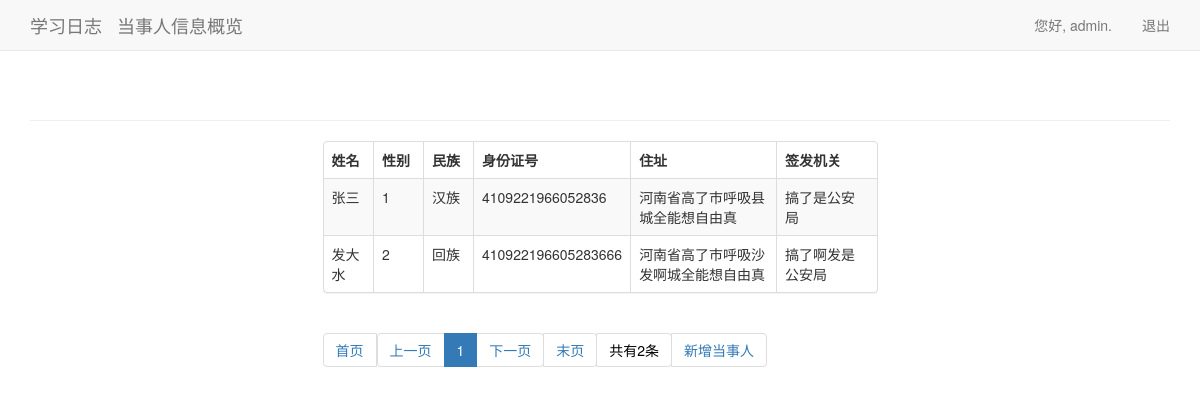
The app's page /make_document/dis_people (signed in), older data.
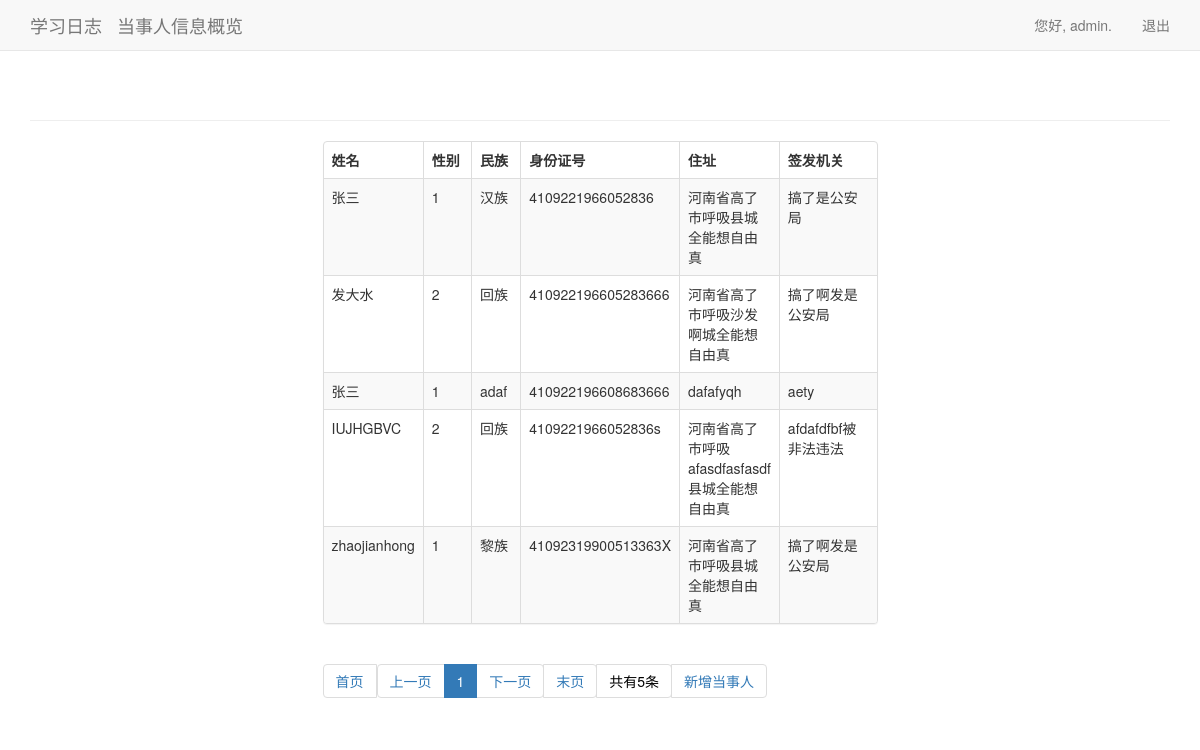
The same page, newer data.
### make_document/models.py (models this page shows, shortened)
class NaturalPerson(models.Model):
    name = models.CharField(max_length=50)
    sex = models.IntegerField(choices=((1, '男'), (2, '女')))
    nation = models.CharField(max_length=20)
    id = models.CharField(max_length=18, validators=[RegexValidator(regex='^.{18}$', message='Length has to be 18',
                                                                   code='nomatch')],primary_key=True)
    addr = models.CharField(max_length=200)
    sio = models.CharField(max_length=100, db_column='signing_and_issuing_organization')
    date_added = models.DateTimeField(auto_now_add=True)

### make_document/views.py (the view, shortened to what this page needs)
# urls.py: url('dis_people', views.dis_people, name='dis_people'),
@login_required()
def dis_people(request):
    people = NaturalPerson.objects.all().order_by('date_added')
    paginator = Paginator(people, 8)
    pag_num = paginator.num_pages
    curuent_page_num = int(request.GET.get('page', 1))
    curuent_page = paginator.page(curuent_page_num)
    if pag_num < 11:
        pag_range = paginator.page_range
    context = {'people': people, "pagintor": paginator, "current_Page": curuent_page,
                 "current_Page_num": curuent_page_num, "pag_range": pag_range,
               'people_num': paginator.count, 'page_num': paginator.num_pages}
    return render(request, 'make_document/dis_people.html', context)

### make_document/templates/make_document/dis_people.html (shortened to what this page needs)
{% extends "make_document/base.html" %}
{% load bootstrap3 %}
{% block content %}
    <div class="row">
        <div class="col-xs-6 col-xs-offset-3 col-md-6 col-md-offset-3">
            <div class="panel panel-default">
                <table class="table table-striped table-bordered table-hover">
                    <thead>
                    <tr>
                        <th width="50">姓名</th>
                        <th width="50">性别</th>
                        <th width="50">民族</th>
                        <th>身份证号</th>
                        <th>住址</th>
                        <th width="100">签发机关</th>
                    </tr>
                    </thead>
                    <tbody>
                    {% for people in current_Page %}
                        <tr>
                            <td>{{ people.name }}</td>
                            <td>{{ people.sex }}</td>
                            <td>{{ people.nation }}</td>
                            <td>{{ people.id }}</td>
                            <td>{{ people.addr }}</td>
                            <td>{{ people.sio }}</td>
                        </tr>
                    {% endfor %}
                    </tbody>
                </table>
            </div>
            <div>
                <nav aria-label="Page navigation">
                    <ul class="pagination">
                        {% if not current_Page.has_previous %}
                            <li class="disable">
                                <a href="?page=1">
                                    <span>首页</span>
                                </a>
                                <a href="#" aria-label="Previous">
                                    <span aria-hidden="true">上一页</span>
                                </a>
                            </li>
                        {% endif %}
                        {% for page_range in pag_range %}
                            {% if current_Page_num == page_range %}
                                <li class="active"><a href="?page={{ page_range }}">{{ page_range }}</a></li>
                            {% else %}
                                <li><a href="?page={{ page_range }}">{{ page_range }}</a></li>
                            {% endif %}
                        {% endfor %}
                        {% if not current_Page.has_next %}
                            <li class="disable">
                                <a href="?page={{ current_Page_num }}" aria-label="Next">
                                    <span aria-hidden="true">下一页</span>
                                </a>
                                <a href="?page={{ page_num }}">末页</a>
                                <span style="color: black">共有{{ people_num }}条</span>
                                <a href="{% url 'make_document:add_people' %}">新增当事人</a>
                            </li>
                        {% endif %}
                    </ul>
                </nav>
            </div>
        </div>
    </div>
{% endblock content %}

### make_document/templates/make_document/base.html (shortened to what this page needs)
{% load bootstrap3 %}
<!DOCTYPE html>
<html lang="en">
<head>
    {% bootstrap_css %}
</head>
<body>
<nav class="navbar navbar-default navbar-static-top">
    <div class="container">
        <div class="navbar-header">
            <a class="navbar-brand" href="{% url 'app01:index' %}">
                学习日志</a>
        </div>
        <div>
            <a class="navbar-brand" href="{% url 'make_document:dis_people' %}">当事人信息概览</a>
        </div>
        <div id="navbar" class="navbar-collapse collapse">
            <ul class="nav navbar-nav navbar-right">
                {% if user.is_authenticated %}
                    <li><a>您好, {{ user.username }}.</a></li>
                    <li><a href="{% url 'users:logout' %}">退出</a></li>
                {% else %}
                    <li><a href="{% url 'users:register' %}">注册</a></li>
                    <li><a href="{% url 'users:login' %}">登录</a></li>
                {% endif %}
            </ul>
        </div>
    </div>
</nav>
<div class="container">
    <div class="page-header">
    </div>
    <div>
        {% block content %}{% endblock content %}
    </div>
</div>
</body>
</html>

Row changes from the older to the newer data that the page shows:
added NaturalPerson: name "张三", sex "1", nation "adaf", id "410922196608683666", addr "dafafyqh", sio "aety"
added NaturalPerson: name "IUJHGBVC", sex "2", nation "回族", id "4109221966052836s", addr "河南省高了市呼吸afasdfasfasdf县城全能想自由真", sio "afdafdfbf被非法违法"
added NaturalPerson: name "zhaojianhong", sex "1", nation "黎族", id "41092319900513363X", addr "河南省高了市呼吸县城全能想自由真", sio "搞了啊发是公安局"
Text that changed along with them:
{{ people_num }}: "2" → "5"
